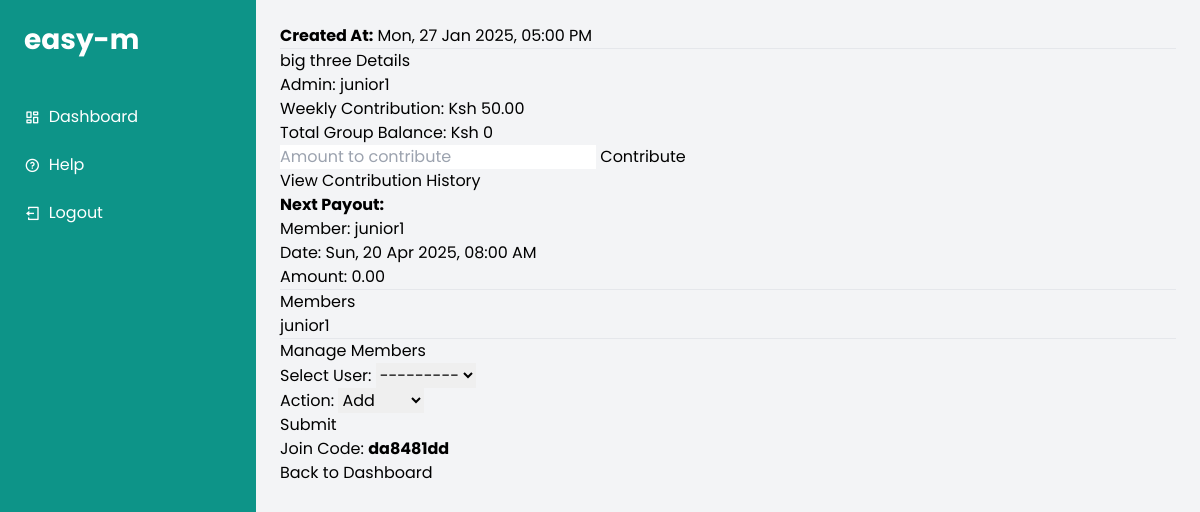
The page /group/5/ (signed in) on the database its author committed.
### contributions/models.py (models this page shows, shortened)
class Group(models.Model):
    name = models.CharField(max_length=100)
    members = models.ManyToManyField(User)
    weekly_contribution = models.DecimalField(max_digits=10, decimal_places=2)
    interest_rate = models.DecimalField(max_digits=5, decimal_places=2, default=25)
    admin = models.ForeignKey(User, on_delete=models.CASCADE, related_name='admin_groups')
    join_code = models.CharField(max_length=8, blank=True, null=True)
    created_at = models.DateTimeField(auto_now_add=True)
    cycle_length = models.PositiveIntegerField(default=7)  # Length of payout cycle in days

### contributions/views.py (the view, shortened to what this page needs)
# urls.py: path('group/<int:group_id>/', views.group_detail, name='group_detail'),
@login_required
def group_detail(request, group_id):
    group = get_object_or_404(Group, id=group_id)
    contributions = Contribution.objects.filter(group=group).order_by('-contribution_date')
    if request.user not in group.members.all():
        messages.error(request, "You are not authorized to view this group.")
        return redirect('dashboard')
    contributions = group.contribution_set.all()  # Fetch all contributions for this group
    total_balance = contributions.aggregate(total=models.Sum('amount'))['total'] or 0
    group_balances = contributions.values('group').annotate(total_amount=Sum('amount'))
    form = MemberManagementForm()
    members = group.members.all().order_by('username')  # Alphabetical order
    total_balance = group.contribution_set.aggregate(total=models.Sum('amount'))['total'] or 0
    cycle_length = group.payoutcycle_set.count()
    next_member_index = cycle_length % members.count()  # Circular index
    next_member = members[next_member_index]
    next_payout_date = (now() + timedelta(days=(6 - now().weekday()))).replace(hour=8, minute=0, second=0, microsecond=0)
    return render(request, 'contributions/group_detail.html', {
        'group': group,
        'form': form,
        'contributions': contributions,
        'total_balance': total_balance,
        'group_balances': group_balances,
        'next_member': next_member,
        'next_payout_date': next_payout_date,
        'created_at': group.created_at,
    })

### contributions/forms.py
class MemberManagementForm(forms.Form):
    user = forms.ModelChoiceField(queryset=User.objects.all(), label="Select User")
    action = forms.ChoiceField(choices=[('add', 'Add'), ('remove', 'Remove')], label="Action")

### contributions/templates/contributions/group_detail.html (shortened to what this page needs)
{% extends 'contributions/base.html' %}
{% block content %}
<section class="hero">
<div class="hero-text">
<p><strong>Created At:</strong> {{ group.created_at|date:"D, d M Y, h:i A" }}</p>
<hr>
<h2>{{ group.name }} Details</h2>
<p>Admin: {{ group.admin.username }}</p>
<p>Weekly Contribution: Ksh {{ group.weekly_contribution }}</p>
<p>Total Group Balance: Ksh {{ total_balance }}</p>
<form method="post" action="{% url 'contribute' %}">
    <input type="number" name="amount" placeholder="Amount to contribute">
    <button type="submit">Contribute</button>
</form>
<a href="{% url 'contribution_history' group.id %}">View Contribution History</a>
<p><strong>Next Payout:</strong></p>
<ul>
    <p>Member: {{ next_member.username }}</p>
    <p>Date: {{ next_payout_date|date:"D, d M Y, h:i A" }}</p>
    <p>Amount: {{ total_balance|floatformat:2 }}</p>
</ul>
<hr>
<h2>Members</h2>
<ul>
    {% for member in group.members.all %}
        <p>{{ member.username }}</p>
    {% endfor %}
</ul>
<hr>
{% if user == group.admin %}
    <h2>Manage Members</h2>
    <form method="post" action="{% url 'group_detail' group.id %}">
        {{ form.as_p }}
        <button type="submit" name="manage_member">Submit</button>
    </form>
    {% if group.join_code %}
        <p>Join Code: <strong>{{ group.join_code }}</strong></p>
    {% endif %}
{% endif %}
<a href="{% url 'dashboard' %}">Back to Dashboard</a>
</div>
</section>
{% endblock %}

### contributions/static/css/style.css (style rules this page uses)
* { margin: 0; padding: 0; box-sizing: border-box; font-family: 'Poppins', sans-serif; list-style: none; text-decoration: none; }
body { background-color: #F7F7F7; }
:root { --teal-600: #4ABDAC; --charcoal: #333333; --coral: #FC4A1A; }

### rows shown on the page
Group: created_at "Mon, 27 Jan 2025, 05:00 PM", name "big three", admin.username "junior1", weekly_contribution "50.00", join_code "da8481dd"

### other values the page prints
{{ total_balance }} "0"
{{ next_member.username }} "junior1"
{{ next_payout_date|date:"D, d M Y, h:i A" }} "Sun, 20 Apr 2025, 08:00 AM"
{{ total_balance|floatformat:2 }} "0.00"
{{ member.username }} "junior1"
